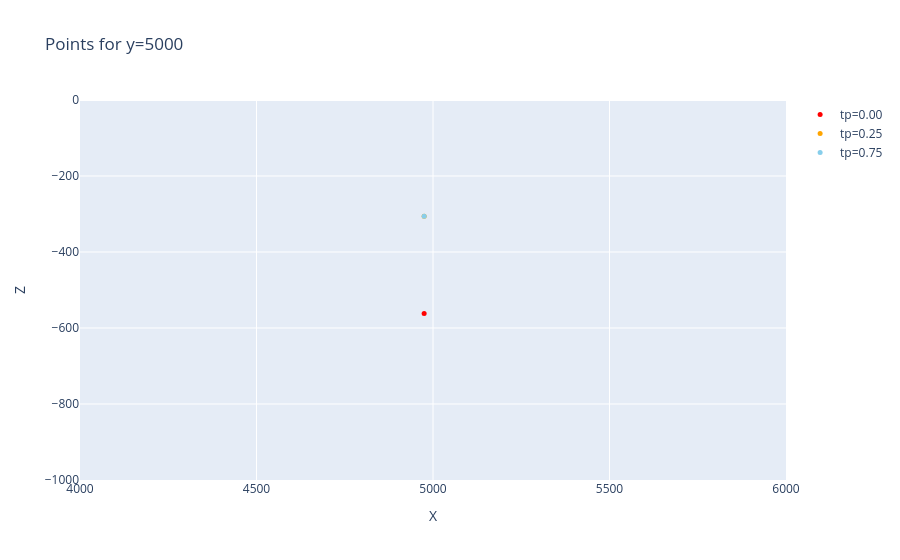

The notebook cell this image was saved under:
### Code cell
import os
import pandas as pd
import plotly.graph_objects as go
import numpy as np
from pathlib import Path

# Get the current working directory
script_dir = Path.cwd()

# Define the target directory for results
results_dir = script_dir / 'results'

# Create the results directory if it doesn't exist
if not results_dir.exists():
    results_dir.mkdir(parents=True, exist_ok=True)

# Define target y-values
y_targets = [0, 5000, 10000]

# Define the range of tp values
tp_range = np.arange(0, 1, 0.25)

# Create a dictionary to store points for each y_target at different tp values
y_points = {y: {} for y in y_targets}

# Iterate through all tp values
for tp in tp_range:
    file_path = results_dir / f'best_y_tp_{tp:.2f}.csv'
    
    # Check if the file exists
    if not file_path.exists():
        print(f"Error: File '{file_path}' does not exist!")
        continue

    # Read the CSV file
    df = pd.read_csv(file_path)
    
    # Filter points where y matches the target values, and x, z are within specified ranges
    for y_target in y_targets:
        # Use columns with leading spaces if they exist in the file
        df_y_target = df[(df[' y'] == y_target) & (df['x'].between(4000, 6000)) & (df[' z'].between(-1000, 0))]
        
        # Store the filtered points
        y_points[y_target][tp] = df_y_target[['x', ' z']].values

# Define a list of colors for different tp values
colors = [
    '#FF0000',  # Red
    '#FFA500',  # Orange
    '#008000',  # Green
    '#87CEEB',  # Sky Blue
    '#00FFFF',  # Cyan
    '#0000FF',  # Blue
    '#FF00CC',  # Magenta
    '#A52A2A',  # Brown
    '#808080',  # Gray
    '#000000',  # Black
]

# Create a plot for each y_target and save the data to CSV
for y_target in y_targets:
    fig = go.Figure()
    
    # Collect all points
    all_points = []
    
    # Iterate through each tp value and its corresponding color
    for idx, tp in enumerate(y_points[y_target].keys()):
        color = colors[idx % len(colors)]  # Use modulo to loop through colors
        
        points = y_points[y_target][tp]
        if len(points) > 0:
            fig.add_trace(go.Scatter(
                x=points[:, 0],  # x-coordinates
                y=points[:, 1],  # z-coordinates
                mode='markers',
                marker=dict(size=5, color=color),
                name=f'tp={tp:.2f}'
            ))
            
            # Add these points to the all_points list
            all_points.extend([(x, z, tp) for x, z in points])
    
    # Save the collected points to a CSV file
    csv_file_path = results_dir / f'stagnation_point_y_{y_target}.csv'
    df_all_points = pd.DataFrame(all_points, columns=['x', 'z', 'tp'])
    df_all_points.to_csv(csv_file_path, index=False)
    
    # Configure the layout of the plot
    fig.update_layout(
        title=f'Points for y={y_target}',
        xaxis_title='X',
        yaxis_title='Z',
        xaxis_range=[4000, 6000],  # Set x-axis range
        yaxis_range=[-1000, 0],    # Set z-axis range
        showlegend=True
    )
    
    # Save the figure as an HTML file
    html_file_path = results_dir / f'stagnation_point_in_y{y_target}.html'
    fig.write_html(html_file_path)
    
    # Display the plot
    fig.show()

### Figure 1 — Plotly figure (JSON) as saved in the notebook; plotly's stock layout.template omitted (floating-point values rounded to 4 significant figures)
{"data": [{"marker": {"color": "#FF0000", "size": 5}, "mode": "markers", "name": "tp=0.00", "type": "scatter", "x": [4975.0], "y": [-562.0]}, {"marker": {"color": "#FFA500", "size": 5}, "mode": "markers", "name": "tp=0.25", "type": "scatter", "x": [4975.0], "y": [-305.9]}, {"marker": {"color": "#87CEEB", "size": 5}, "mode": "markers", "name": "tp=0.75", "type": "scatter", "x": [4975.0], "y": [-305.9]}], "layout": {"showlegend": true, "title": {"text": "Points for y=5000"}, "xaxis": {"range": [4000, 6000], "title": {"text": "X"}}, "yaxis": {"range": [-1000, 0], "title": {"text": "Z"}}}}
